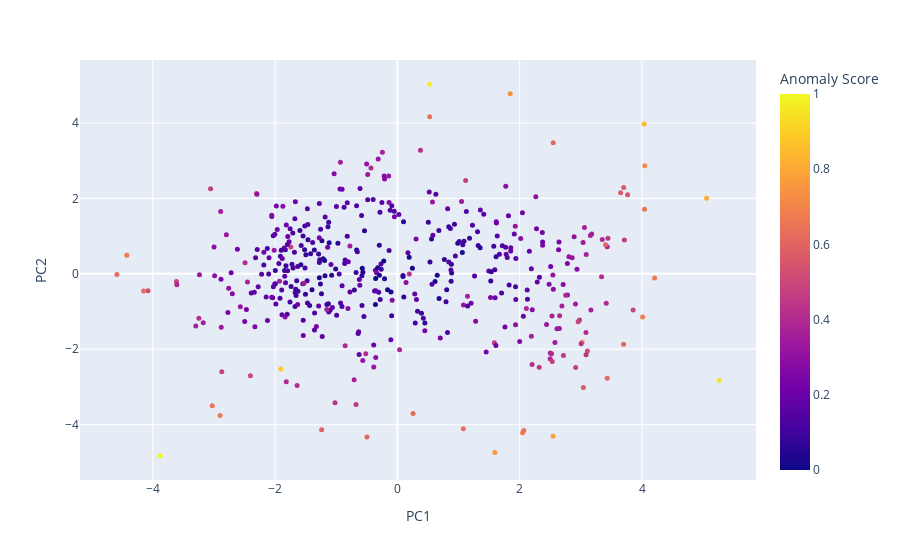

Write notebook code for a chart like this one.
### Markdown cell above
We then tried to explain the otlierness values obtained.
We did this through the 'neuralization - propagation' framework (from: G. Montavon, J. R. Kauffmann, W. Samek, and K.-R. Müller. Explaining the Predictions of Unsupervised Learning Models, volume 13200 of Lecture Notes in Computer Science, pages 117–138. Springer, 2020.)


 It consists of rewriting the unsupervised model as an equivalent functional neural network and then apply LRP to provide explanations of the model predictions.

### Code cell
import numpy as np
from anomaly_detection import features

# Compute anomaly contributions for the entire dataset
anomaly_contributions = features.compute_anomaly_contributions(tab_df.to_numpy(), gamma, anomaly_scores)

# Propagate anomaly contributions back to input features
feature_contributions = features.propagate_feature_contributions(anomaly_contributions, tab_df.to_numpy())

# Plot a scatter plot the data points with the anomaly score as the color use PCA to make it 2D and make it interactive so that you can hover over the points to see the feature contributions
import plotly.express as px
import pandas as pd
from sklearn.decomposition import PCA

# Perform PCA on the data
pca = PCA(n_components=3)
pca.fit(tab_df)
pca_tab_df = pca.transform(tab_df)
pca_tab_df = pd.DataFrame(pca_tab_df, columns=['PC1', 'PC2', 'PC3'])

# Create a DataFrame with the PCA results and the anomaly scores
pca_tab_df['Anomaly Score'] = anomaly_scores
pca_tab_df['Anomaly Score'] = (pca_tab_df['Anomaly Score'] - pca_tab_df['Anomaly Score'].min()) / (pca_tab_df['Anomaly Score'].max() - pca_tab_df['Anomaly Score'].min())

# Add the original index to the DataFrame
pca_tab_df['Index'] = tab_df.index

# Feature names
feature_names = tab_df.columns[:]

# Add the feature contributions to the DataFrame
for i in range(tab_df.shape[1]):
    pca_tab_df[feature_names[i]] = feature_contributions[:, i]

# Plot the scatter plot
fig = px.scatter(pca_tab_df, x='PC1', y='PC2', color='Anomaly Score', hover_data=['Index'] + list(pca_tab_df.columns))
fig.update_traces(marker=dict(size=5))
fig.show()

# Save the plot as an HTML file
fig.write_html('plot_1.html')

### Figure 1 — Plotly figure (JSON) as saved in the notebook; plotly's stock layout.template omitted (floating-point values rounded to 4 significant figures; data arrays with more than 128 entries replaced by an {"elided": "..."} marker saying what was removed)
{"data": [{"customdata": {"elided": "440x10 float values"}, "hovertemplate": "PC1=%{x}<br>PC2=%{y}<br>Index=%{customdata[3]}<br>PC3=%{customdata[1]}<br>Anomaly Score=%{marker.color}<br>Fresh=%{customdata[4]}<br>Milk=%{customdata[5]}<br>Grocery=%{customdata[6]}<br>Frozen=%{customdata[7]}<br>Detergents_Paper=%{customdata[8]}<br>Delicassen=%{customdata[9]}<extra></extra>", "legendgroup": "", "marker": {"color": {"elided": "440 float values"}, "coloraxis": "coloraxis", "size": 5, "symbol": "circle"}, "mode": "markers", "name": "", "orientation": "v", "showlegend": false, "type": "scatter", "x": {"elided": "440 float values"}, "xaxis": "x", "y": {"elided": "440 float values"}, "yaxis": "y"}], "layout": {"coloraxis": {"colorbar": {"title": {"text": "Anomaly Score"}}, "colorscale": [[0, "#0d0887"], [0.1111, "#46039f"], [0.2222, "#7201a8"], [0.3333, "#9c179e"], [0.4444, "#bd3786"], [0.5556, "#d8576b"], [0.6667, "#ed7953"], [0.7778, "#fb9f3a"], [0.8889, "#fdca26"], [1, "#f0f921"]]}, "legend": {"tracegroupgap": 0}, "margin": {"t": 60}, "xaxis": {"anchor": "y", "domain": [0, 1], "title": {"text": "PC1"}}, "yaxis": {"anchor": "x", "domain": [0, 1], "title": {"text": "PC2"}}}}
